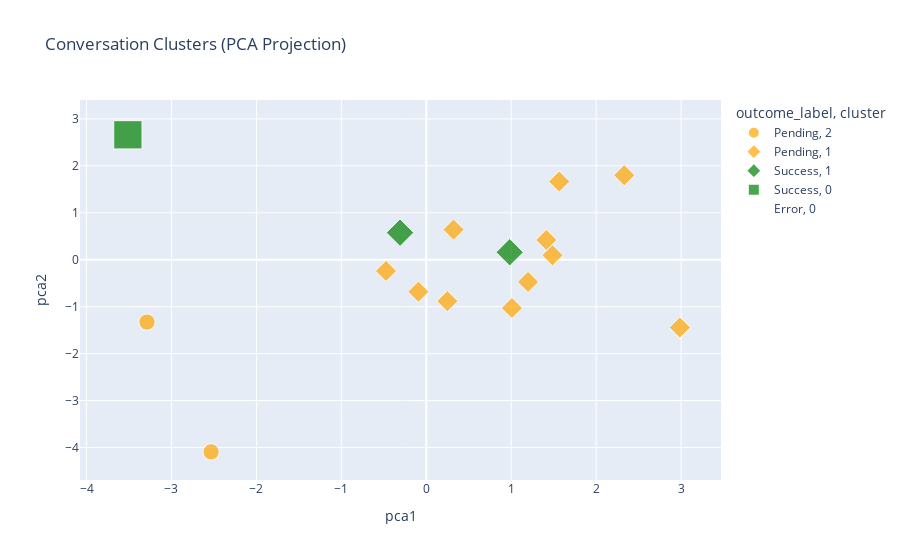

The notebook cell saved with this chart:
### Code cell
# PCA Visualization
if DATA_LOADED and len(metrics_df) >= 10 and 'X_scaled' in dir() and 'cluster' in metrics_df.columns:
    try:
        pca = PCA(n_components=2)
        X_pca = pca.fit_transform(X_scaled)
        
        metrics_df['pca1'] = X_pca[:, 0]
        metrics_df['pca2'] = X_pca[:, 1]
        
        fig = px.scatter(metrics_df, x='pca1', y='pca2', color='outcome_label',
                         symbol='cluster', size='score',
                         title='Conversation Clusters (PCA Projection)',
                         color_discrete_map={'Success': 'green', 'Failure': 'red', 'Pending': 'orange', 'Error': 'gray'})
        fig.show()
    except Exception as e:
        print(f"⚠️ PCA visualization failed: {e}")
else:
    print("⚠️ Need cluster data for PCA visualization")

### Figure 1 — Plotly figure (JSON) as saved in the notebook; plotly's stock layout.template omitted (floating-point values rounded to 4 significant figures)
{"data": [{"hovertemplate": "outcome_label=Pending<br>cluster=2<br>pca1=%{x}<br>pca2=%{y}<br>score=%{marker.size}<extra></extra>", "legendgroup": "Pending, 2", "marker": {"color": "orange", "size": [3, 3], "sizemode": "area", "sizeref": 0.0225, "symbol": "circle"}, "mode": "markers", "name": "Pending, 2", "orientation": "v", "showlegend": true, "type": "scatter", "x": [-2.533, -3.288], "xaxis": "x", "y": [-4.092, -1.328], "yaxis": "y"}, {"hovertemplate": "outcome_label=Pending<br>cluster=1<br>pca1=%{x}<br>pca2=%{y}<br>score=%{marker.size}<extra></extra>", "legendgroup": "Pending, 1", "marker": {"color": "orange", "size": [3, 3, 3, 3, 3, 3, 3, 3, 3, 3, 3], "sizemode": "area", "sizeref": 0.0225, "symbol": "diamond"}, "mode": "markers", "name": "Pending, 1", "orientation": "v", "showlegend": true, "type": "scatter", "x": [1.413, -0.4743, 1.008, 0.3208, 2.985, 1.486, 1.198, -0.09253, 0.248, 1.565, 2.33], "xaxis": "x", "y": [0.4204, -0.2393, -1.028, 0.6408, -1.443, 0.09464, -0.4722, -0.6812, -0.883, 1.665, 1.8], "yaxis": "y"}, {"hovertemplate": "outcome_label=Success<br>cluster=1<br>pca1=%{x}<br>pca2=%{y}<br>score=%{marker.size}<extra></extra>", "legendgroup": "Success, 1", "marker": {"color": "green", "size": [5, 5], "sizemode": "area", "sizeref": 0.0225, "symbol": "diamond"}, "mode": "markers", "name": "Success, 1", "orientation": "v", "showlegend": true, "type": "scatter", "x": [-0.3089, 0.982], "xaxis": "x", "y": [0.5755, 0.1589], "yaxis": "y"}, {"hovertemplate": "outcome_label=Success<br>cluster=0<br>pca1=%{x}<br>pca2=%{y}<br>score=%{marker.size}<extra></extra>", "legendgroup": "Success, 0", "marker": {"color": "green", "size": [9], "sizemode": "area", "sizeref": 0.0225, "symbol": "square"}, "mode": "markers", "name": "Success, 0", "orientation": "v", "showlegend": true, "type": "scatter", "x": [-3.513], "xaxis": "x", "y": [2.66], "yaxis": "y"}, {"hovertemplate": "outcome_label=Error<br>cluster=0<br>pca1=%{x}<br>pca2=%{y}<br>score=%{marker.size}<extra></extra>", "legendgroup": "Error, 0", "marker": {"color": "gray", "size": [0], "sizemode": "area", "sizeref": 0.0225, "symbol": "square"}, "mode": "markers", "name": "Error, 0", "orientation": "v", "showlegend": true, "type": "scatter", "x": [-3.325], "xaxis": "x", "y": [2.151], "yaxis": "y"}], "layout": {"legend": {"itemsizing": "constant", "title": {"text": "outcome_label, cluster"}, "tracegroupgap": 0}, "title": {"text": "Conversation Clusters (PCA Projection)"}, "xaxis": {"anchor": "y", "domain": [0, 1], "title": {"text": "pca1"}}, "yaxis": {"anchor": "x", "domain": [0, 1], "title": {"text": "pca2"}}}}
